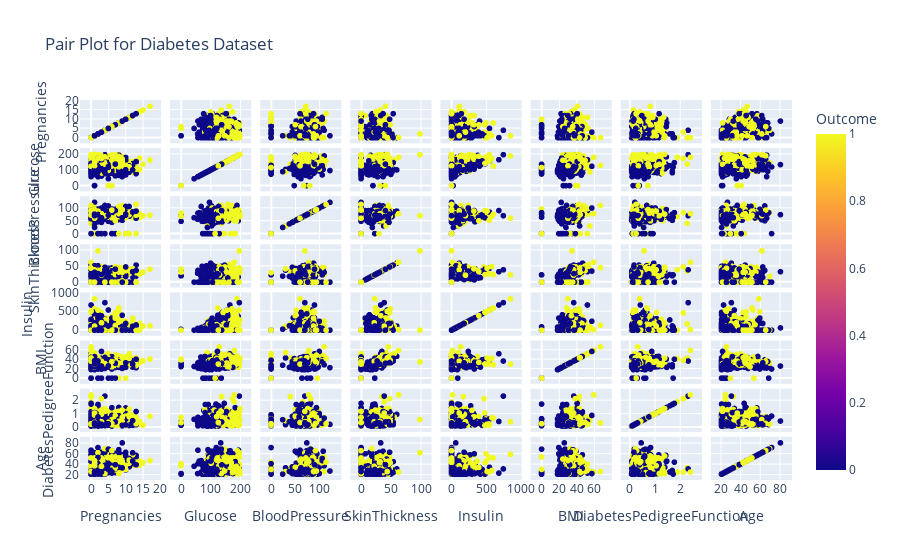

Write notebook code for a chart like this one.
### Code cell
# Pair Plot
fig = px.scatter_matrix(df, dimensions=df.columns[:-1], color='Outcome',
                        title='Pair Plot for Diabetes Dataset')
fig.show()

### Figure 1 — Plotly figure (JSON) as saved in the notebook; plotly's stock layout.template omitted (floating-point values rounded to 4 significant figures; data arrays with more than 128 entries replaced by an {"elided": "..."} marker saying what was removed)
{"data": [{"dimensions": [{"axis": {"matches": true}, "label": "Pregnancies", "values": {"elided": "768 int values"}}, {"axis": {"matches": true}, "label": "Glucose", "values": {"elided": "768 int values"}}, {"axis": {"matches": true}, "label": "BloodPressure", "values": {"elided": "768 int values"}}, {"axis": {"matches": true}, "label": "SkinThickness", "values": {"elided": "768 int values"}}, {"axis": {"matches": true}, "label": "Insulin", "values": {"elided": "768 int values"}}, {"axis": {"matches": true}, "label": "BMI", "values": {"elided": "768 float values"}}, {"axis": {"matches": true}, "label": "DiabetesPedigreeFunction", "values": {"elided": "768 float values"}}, {"axis": {"matches": true}, "label": "Age", "values": {"elided": "768 int values"}}], "hovertemplate": "%{xaxis.title.text}=%{x}<br>%{yaxis.title.text}=%{y}<br>Outcome=%{marker.color}<extra></extra>", "legendgroup": "", "marker": {"color": {"elided": "768 int values"}, "coloraxis": "coloraxis", "symbol": "circle"}, "name": "", "showlegend": false, "type": "splom"}], "layout": {"coloraxis": {"colorbar": {"title": {"text": "Outcome"}}, "colorscale": [[0, "#0d0887"], [0.1111, "#46039f"], [0.2222, "#7201a8"], [0.3333, "#9c179e"], [0.4444, "#bd3786"], [0.5556, "#d8576b"], [0.6667, "#ed7953"], [0.7778, "#fb9f3a"], [0.8889, "#fdca26"], [1, "#f0f921"]]}, "dragmode": "select", "legend": {"tracegroupgap": 0}, "title": {"text": "Pair Plot for Diabetes Dataset"}}}
